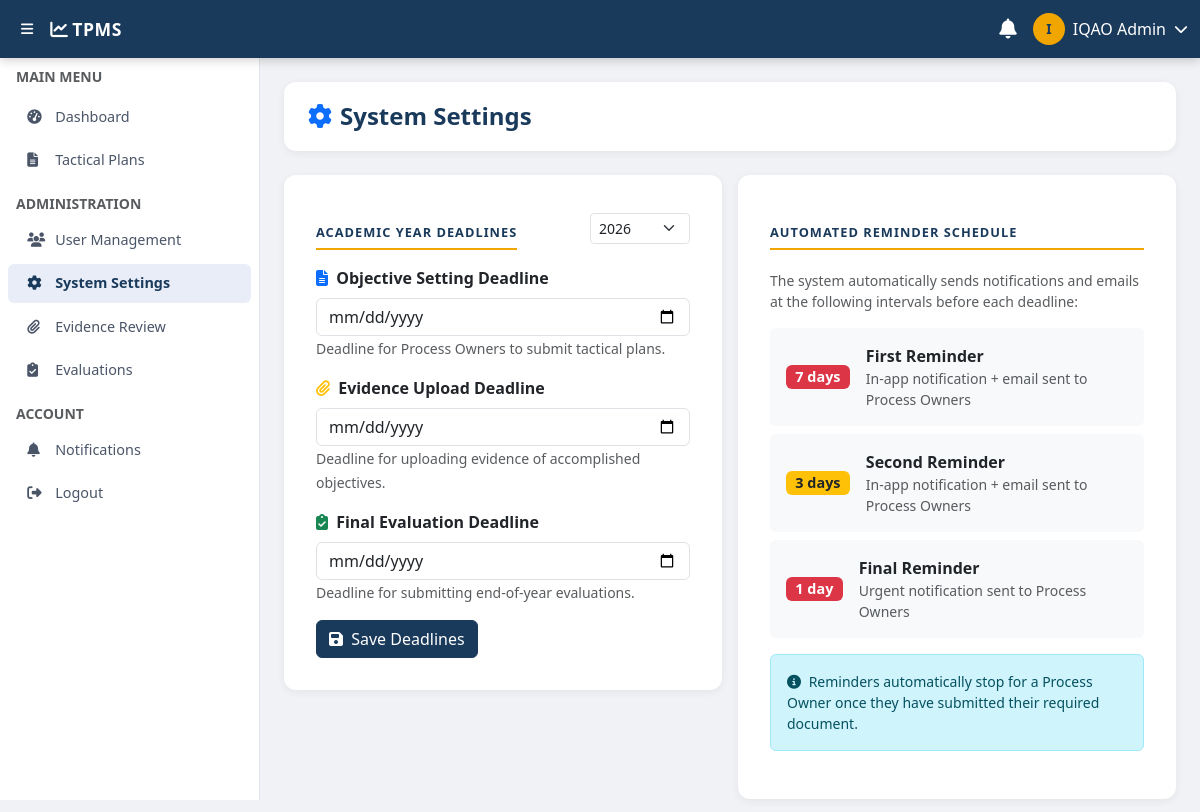
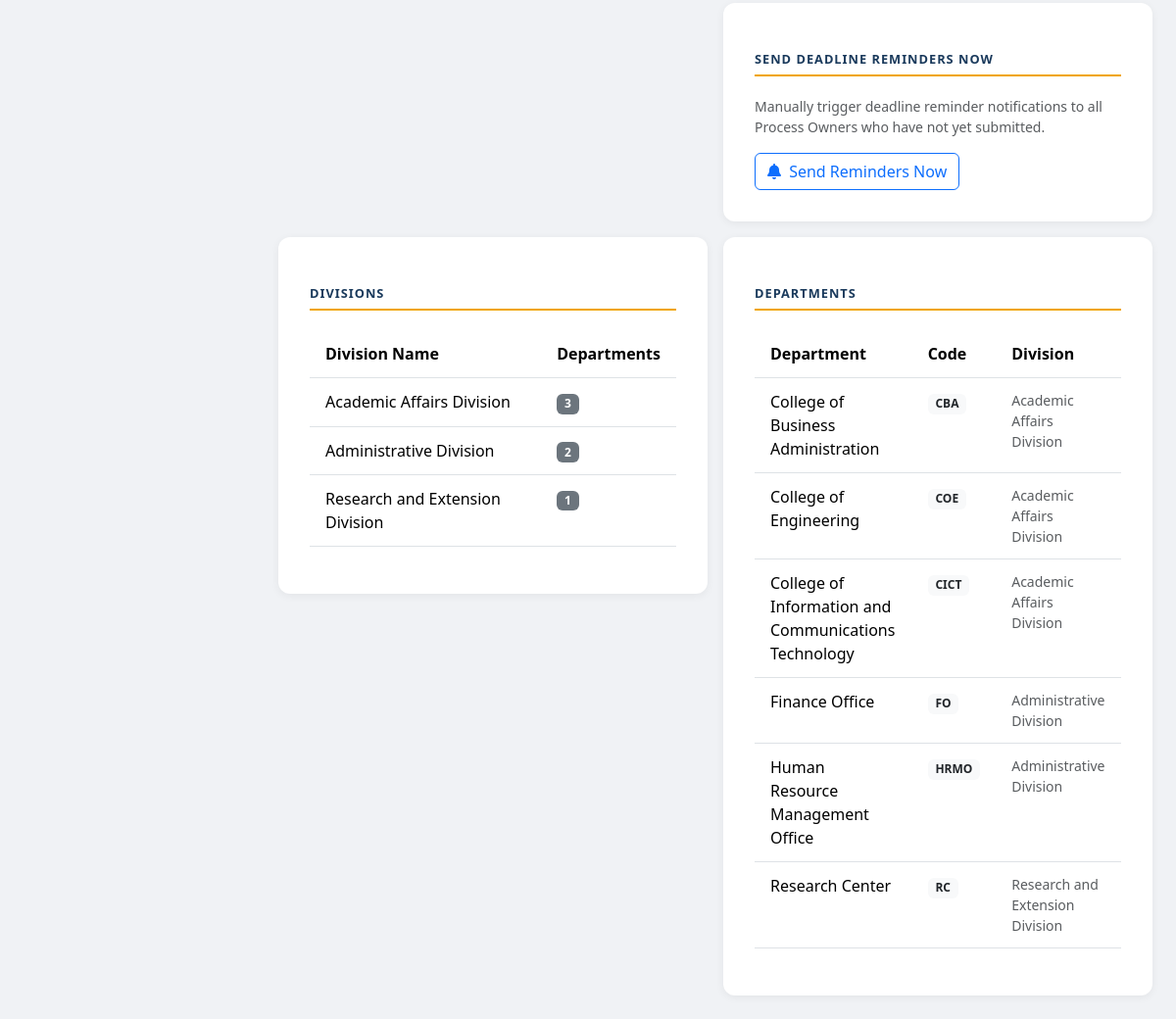
Screenshot of /admin/settings.php (signed in) with the database file from the repository (2 pictures, top to bottom).
### tables this page shows
CREATE TABLE users (
    id INT PRIMARY KEY AUTO_INCREMENT,
    name VARCHAR(200) NOT NULL,
    email VARCHAR(200) UNIQUE NOT NULL,
    password VARCHAR(255) NOT NULL,
    role ENUM('process_owner','division_chief','iqao','president') NOT NULL,
    department_id INT NULL,
    division_id INT NULL,
    is_active TINYINT(1) DEFAULT 1,
    created_at TIMESTAMP DEFAULT CURRENT_TIMESTAMP,
    updated_at TIMESTAMP DEFAULT CURRENT_TIMESTAMP ON UPDATE CURRENT_TIMESTAMP,
    FOREIGN KEY (department_id) REFERENCES departments(id) ON DELETE SET NULL,
    FOREIGN KEY (division_id) REFERENCES divisions(id) ON DELETE SET NULL
);

CREATE TABLE divisions (
    id INT PRIMARY KEY AUTO_INCREMENT,
    name VARCHAR(200) NOT NULL,
    created_at TIMESTAMP DEFAULT CURRENT_TIMESTAMP
);

CREATE TABLE departments (
    id INT PRIMARY KEY AUTO_INCREMENT,
    name VARCHAR(200) NOT NULL,
    code VARCHAR(50),
    division_id INT,
    created_at TIMESTAMP DEFAULT CURRENT_TIMESTAMP,
    FOREIGN KEY (division_id) REFERENCES divisions(id) ON DELETE SET NULL
);

### includes/functions.php (called while the page is built, shortened)
<?php
function e($str) {
    return htmlspecialchars((string)$str, ENT_QUOTES, 'UTF-8');
}
function currentUser(PDO $pdo) {
    static $user = null;
    if ($user === null && isset($_SESSION['user_id'])) {
        $stmt = $pdo->prepare("
            SELECT u.*, d.name AS department_name, d.code AS department_code, dv.name AS division_name
            FROM users u
            LEFT JOIN departments d ON u.department_id = d.id
            LEFT JOIN divisions dv ON u.division_id = dv.id
            WHERE u.id = ?
        ");
        $stmt->execute([$_SESSION['user_id']]);
        $user = $stmt->fetch();
    }
    return $user;
}

### admin/settings.php (the view, shortened to what this page needs)
<?php
require_once __DIR__ . '/../config/database.php';
require_once __DIR__ . '/../includes/functions.php';
$year = (int)($_GET['year'] ?? CURRENT_YEAR);
$deadlineMap = [];
$divisions   = $pdo->query("SELECT * FROM divisions ORDER BY name")->fetchAll();
$departments = $pdo->query("SELECT d.*, dv.name AS div_name FROM departments d LEFT JOIN divisions dv ON d.division_id = dv.id ORDER BY d.name")->fetchAll();
?>
<?php include __DIR__ . '/../includes/header.php'; ?>
<?php include __DIR__ . '/../includes/sidebar.php'; ?>
<div class="content-wrapper">
    <div class="page-header">
        <h4><i class="fas fa-cog me-2 text-primary"></i>System Settings</h4>
    </div>
    <div class="row g-3">
        <div class="col-lg-6">
            <div class="form-card">
                <div class="d-flex align-items-center justify-content-between mb-3">
                    <div class="form-section-title mb-0">Academic Year Deadlines</div>
                    <select class="form-select form-select-sm" onchange="location.href='?year='+this.value" style="width:100px">
                        <?php for ($y = CURRENT_YEAR + 1; $y >= CURRENT_YEAR - 2; $y--): ?>
                        <option value="<?= $y ?>" <?= $y == $year ? 'selected' : '' ?>><?= $y ?></option>
                        <?php endfor; ?>
                    </select>
                </div>
                <form method="POST">
                    <div class="mb-3">
                        <label class="form-label fw-semibold">
                            <i class="fas fa-file-alt text-primary me-1"></i> Objective Setting Deadline
                        </label>
                        <input type="date" name="deadline_objective_setting" class="form-control"
                               value="<?= e($deadlineMap['objective_setting'] ?? '') ?>">
                        <small class="text-muted">Deadline for Process Owners to submit tactical plans.</small>
                    </div>
                    <div class="mb-3">
                        <label class="form-label fw-semibold">
                            <i class="fas fa-paperclip text-warning me-1"></i> Evidence Upload Deadline
                        </label>
                        <input type="date" name="deadline_evidence_upload" class="form-control"
                               value="<?= e($deadlineMap['evidence_upload'] ?? '') ?>">
                        <small class="text-muted">Deadline for uploading evidence of accomplished objectives.</small>
                    </div>
                    <div class="mb-3">
                        <label class="form-label fw-semibold">
                            <i class="fas fa-clipboard-check text-success me-1"></i> Final Evaluation Deadline
                        </label>
                        <input type="date" name="deadline_final_evaluation" class="form-control"
                               value="<?= e($deadlineMap['final_evaluation'] ?? '') ?>">
                        <small class="text-muted">Deadline for submitting end-of-year evaluations.</small>
                    </div>
                    <button type="submit" class="btn btn-primary">
                        <i class="fas fa-save me-1"></i> Save Deadlines
                    </button>
                </form>
            </div>
        </div>
        <div class="col-lg-6">
            <div class="form-card">
                <div class="form-section-title">Automated Reminder Schedule</div>
                <p class="text-muted small">The system automatically sends notifications and emails at the following intervals before each deadline:</p>
                <div class="d-flex flex-column gap-2 mt-3">
                    <div class="p-3 rounded bg-light d-flex align-items-center gap-3">
                        <div class="badge bg-danger" style="font-size:.9rem">7 days</div>
                        <div>
                            <div class="fw-semibold">First Reminder</div>
                            <div class="small text-muted">In-app notification + email sent to Process Owners</div>
                        </div>
                    </div>
                    <div class="p-3 rounded bg-light d-flex align-items-center gap-3">
                        <div class="badge bg-warning text-dark" style="font-size:.9rem">3 days</div>
                        <div>
                            <div class="fw-semibold">Second Reminder</div>
                            <div class="small text-muted">In-app notification + email sent to Process Owners</div>
                        </div>
                    </div>
                    <div class="p-3 rounded bg-light d-flex align-items-center gap-3">
                        <div class="badge bg-danger" style="font-size:.9rem">1 day</div>
                        <div>
                            <div class="fw-semibold">Final Reminder</div>
                            <div class="small text-muted">Urgent notification sent to Process Owners</div>
                        </div>
                    </div>
                </div>
                <div class="alert alert-info mt-3 small">
                    <i class="fas fa-info-circle me-1"></i>
                    Reminders automatically stop for a Process Owner once they have submitted their required document.
                </div>
            </div>
            <div class="form-card mt-3">
                <div class="form-section-title">Send Deadline Reminders Now</div>
                <p class="text-muted small">Manually trigger deadline reminder notifications to all Process Owners who have not yet submitted.</p>
                <button class="btn btn-outline-primary" onclick="sendReminders()">
                    <i class="fas fa-bell me-1"></i> Send Reminders Now
                </button>
            </div>
        </div>
        <div class="col-lg-6">
            <div class="form-card">
                <div class="form-section-title">Divisions</div>
                <table class="table table-sm">
                    <thead><tr><th>Division Name</th><th>Departments</th></tr></thead>
                    <tbody>
                        <?php foreach ($divisions as $div): ?>
                        <tr>
                            <td><?= e($div['name']) ?></td>
                            <td><span class="badge bg-secondary"><?= count(array_filter($departments, fn($d) => $d['division_id'] == $div['id'])) ?></span></td>
                        </tr>
                        <?php endforeach; ?>
                    </tbody>
                </table>
            </div>
        </div>
        <div class="col-lg-6">
            <div class="form-card">
                <div class="form-section-title">Departments</div>
                <table class="table table-sm">
                    <thead><tr><th>Department</th><th>Code</th><th>Division</th></tr></thead>
                    <tbody>
                        <?php foreach ($departments as $d): ?>
                        <tr>
                            <td><?= e($d['name']) ?></td>
                            <td><span class="badge bg-light text-dark"><?= e($d['code']) ?></span></td>
                            <td class="small text-muted"><?= e($d['div_name'] ?? '&mdash;') ?></td>
                        </tr>
                        <?php endforeach; ?>
                    </tbody>
                </table>
            </div>
        </div>
    </div>
</div>
<?php include __DIR__ . '/../includes/footer.php'; ?>

### includes/header.php (shortened to what this page needs)
<!DOCTYPE html>
<html lang="en">
<head>
<link href="https://cdn.jsdelivr.net/npm/bootstrap@5.3.2/dist/css/bootstrap.min.css" rel="stylesheet">
<link href="https://cdnjs.cloudflare.com/ajax/libs/font-awesome/6.5.0/css/all.min.css" rel="stylesheet">
<link href="https://cdn.datatables.net/1.13.8/css/dataTables.bootstrap5.min.css" rel="stylesheet">
<link href="<?= APP_URL ?>/assets/css/style.css" rel="stylesheet">
</head>
<body>
<?php $user = currentUser($pdo); $unread = getUnreadCount($pdo, $_SESSION['user_id']); ?>
<nav class="navbar navbar-expand-lg navbar-dark tpms-navbar fixed-top">
    <div class="container-fluid">
        <button class="btn btn-sm text-white me-2" id="sidebarToggle">
            <i class="fas fa-bars"></i>
        </button>
        <a class="navbar-brand fw-bold" href="<?= APP_URL ?>/dashboard.php">
            <i class="fas fa-chart-line me-1"></i><?= APP_NAME ?>
        </a>
        <div class="ms-auto d-flex align-items-center gap-3">
            <div class="dropdown">
                <a href="#" class="text-white position-relative" data-bs-toggle="dropdown" id="notifBell">
                    <i class="fas fa-bell fa-lg"></i>
                </a>
            </div>
            <div class="dropdown">
                <a href="#" class="text-white d-flex align-items-center gap-2 text-decoration-none" data-bs-toggle="dropdown">
                    <div class="avatar-circle"><?= strtoupper(substr($user['name'], 0, 1)) ?></div>
                    <span class="d-none d-md-block"><?= e($user['name']) ?></span>
                    <i class="fas fa-chevron-down small"></i>
                </a>
            </div>
        </div>
    </div>
</nav>
<div class="wrapper">

### assets/css/style.css (style rules this page uses)
:root { --primary: #1a3a5c; --primary-light: #254d7a; --accent: #f0a500; --accent-light: #ffc53d; --sidebar-width: 260px; --navbar-height: 58px; }
body { font-family: 'Segoe UI', sans-serif; background: #f0f2f5; padding-top: var(--navbar-height); }
.tpms-navbar { background: var(--primary) !important; box-shadow: 0 2px 10px rgba(0,0,0,.2); height: var(--navbar-height); }
.tpms-navbar .navbar-brand { font-size: 1.1rem; letter-spacing: .5px; }
.wrapper { display: flex; }
.content-wrapper { margin-left: var(--sidebar-width); padding: 24px; flex: 1; min-height: calc(100vh - var(--navbar-height)); transition: margin .25s ease; }
.avatar-circle { width: 32px; height: 32px; background: var(--accent); color: var(--primary); border-radius: 50%; display: flex; align-items: center; justify-content: center; font-weight: 700; font-size: .85rem; }
.page-header { background: #fff; border-radius: 12px; padding: 1.25rem 1.5rem; margin-bottom: 1.5rem; box-shadow: 0 2px 8px rgba(0,0,0,.06); display: flex; align-items: center; justify-content: space-between; }
.page-header h4 { margin: 0; color: var(--primary); font-weight: 700; }
.table > :not(caption) > * > * { padding: .75rem 1rem; }
.form-card { background: #fff; border-radius: 12px; padding: 2rem; box-shadow: 0 2px 8px rgba(0,0,0,.06); }
.form-section-title { font-size: .8rem; text-transform: uppercase; letter-spacing: 1px; color: var(--primary); font-weight: 700; border-bottom: 2px solid var(--accent); padding-bottom: 6px; margin-bottom: 1.25rem; margin-top: 1rem; }
.btn-primary { background: var(--primary); border-color: var(--primary); }
.badge { font-size: .75rem; padding: .35em .65em; }

### rows the page displays
users: name "I", name "IQAO Admin"
divisions: name "Academic Affairs Division", id "3"
divisions: name "Administrative Division", id "2"
divisions: name "Research and Extension Division"
departments: division "1", name "College of Business Administration", code "CBA", division.name "Academic Affairs Division"
departments: name "College of Engineering", code "COE", division.name "Academic Affairs Division"
departments: name "College of Information and Communications Technology", code "CICT", division.name "Academic Affairs Division"
departments: name "Finance Office", code "FO", division.name "Administrative Division"
departments: name "Human Resource Management Office", code "HRMO", division.name "Administrative Division"
departments: name "Research Center", code "RC", division.name "Research and Extension Division"

### other values shown
APP_NAME "TPMS"
$label "Dashboard Tactical Plans User Management System Settings Evidence Review Evaluations Notifications"
form field value "2026"
